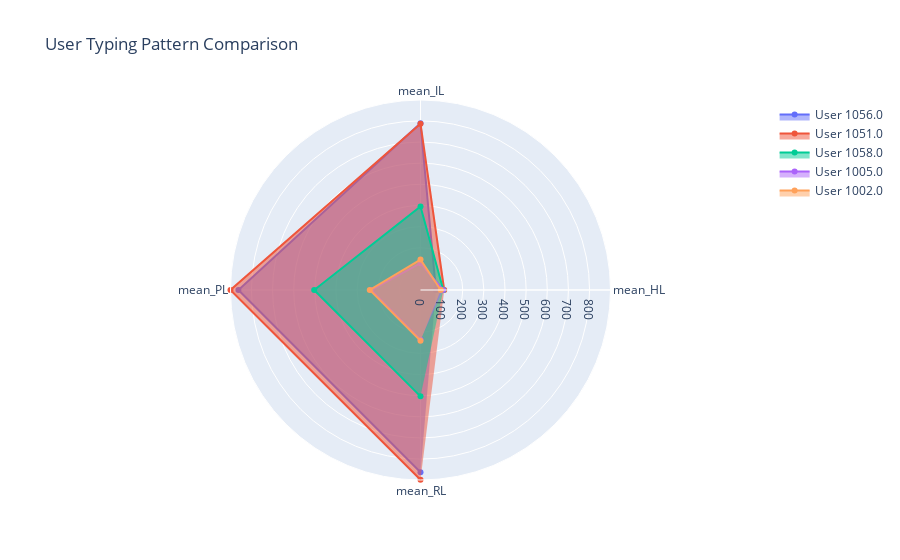

Notebook cell for this chart:
### Code cell
def compare_users(user_ids, df=df):
    """Compare typing patterns between multiple users"""
    
    comparison_data = []
    
    for user_id in user_ids:
        user_data = df[(df['user_id'] == user_id) & df['valid']]
        
        if len(user_data) > 0:
            stats = {
                'user_id': user_id,
                'keystroke_count': len(user_data),
                'mean_HL': user_data['HL_ms'].mean(),
                'mean_IL': user_data['IL_ms'].mean(),
                'mean_PL': user_data['PL_ms'].mean(),
                'mean_RL': user_data['RL_ms'].mean(),
                'typing_consistency': user_data['IL_ms'].std() / user_data['IL_ms'].mean()
            }
            comparison_data.append(stats)
    
    comparison_df = pd.DataFrame(comparison_data)
    
    # Radar chart
    categories = ['mean_HL', 'mean_IL', 'mean_PL', 'mean_RL']
    
    fig = go.Figure()
    
    for _, user in comparison_df.iterrows():
        fig.add_trace(go.Scatterpolar(
            r=[user[cat] for cat in categories],
            theta=categories,
            fill='toself',
            name=f'User {user["user_id"]}'
        ))
    
    fig.update_layout(
        polar=dict(
            radialaxis=dict(
                visible=True,
                range=[0, comparison_df[categories].max().max()]
            )),
        showlegend=True,
        title="User Typing Pattern Comparison"
    )
    
    fig.show()
    
    return comparison_df

# Example: Compare first 5 users
sample_users = df['user_id'].unique()[:5]
comparison = compare_users(sample_users)
display(comparison)

### Figure 1 — Plotly figure (JSON) as saved in the notebook; plotly's stock layout.template omitted (floating-point values rounded to 4 significant figures)
{"data": [{"fill": "toself", "name": "User 1056.0", "r": [72.88, 788.9, 861.8, 862.2], "theta": ["mean_HL", "mean_IL", "mean_PL", "mean_RL"], "type": "scatterpolar"}, {"fill": "toself", "name": "User 1051.0", "r": [112.3, 786.9, 899.2, 898.4], "theta": ["mean_HL", "mean_IL", "mean_PL", "mean_RL"], "type": "scatterpolar"}, {"fill": "toself", "name": "User 1058.0", "r": [108.0, 395.2, 503.1, 503.3], "theta": ["mean_HL", "mean_IL", "mean_PL", "mean_RL"], "type": "scatterpolar"}, {"fill": "toself", "name": "User 1005.0", "r": [106.7, 126.9, 233.6, 235.2], "theta": ["mean_HL", "mean_IL", "mean_PL", "mean_RL"], "type": "scatterpolar"}, {"fill": "toself", "name": "User 1002.0", "r": [96.19, 143.9, 240.1, 240.2], "theta": ["mean_HL", "mean_IL", "mean_PL", "mean_RL"], "type": "scatterpolar"}], "layout": {"polar": {"radialaxis": {"range": [0, 899.2], "visible": true}}, "showlegend": true, "title": {"text": "User Typing Pattern Comparison"}}}
